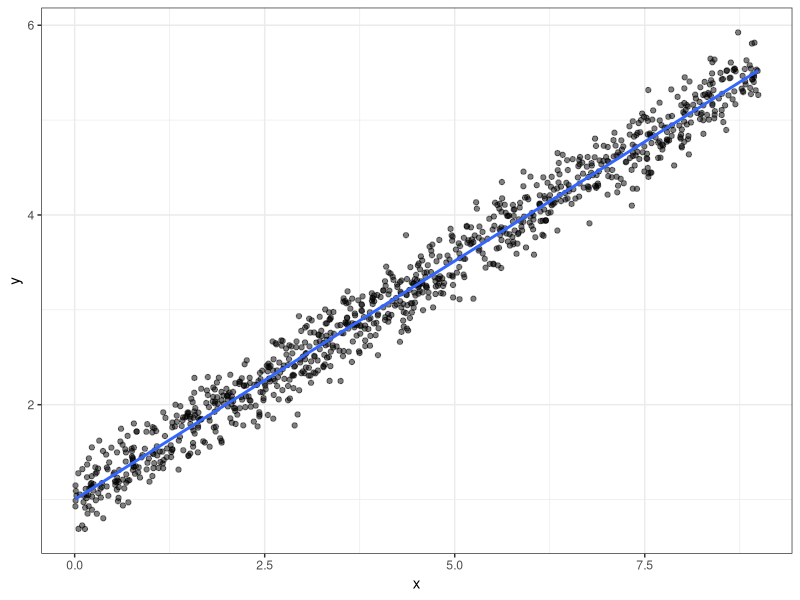
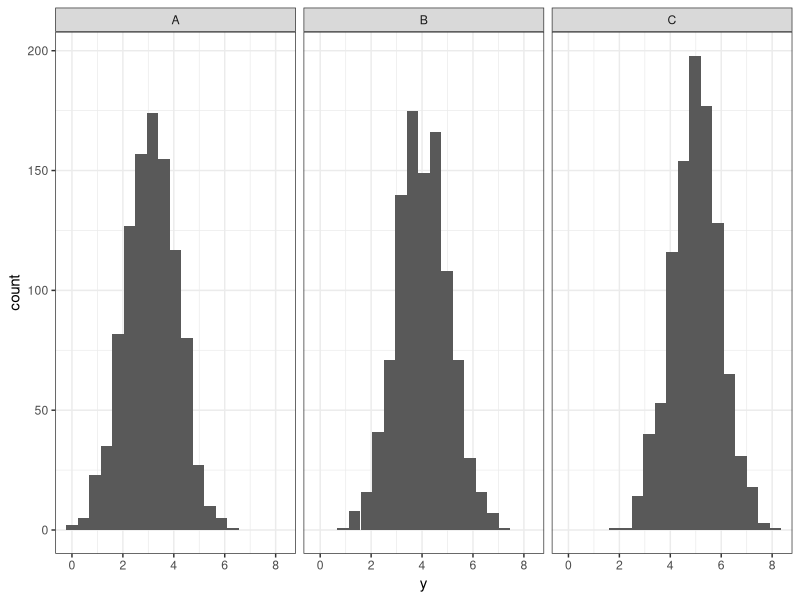
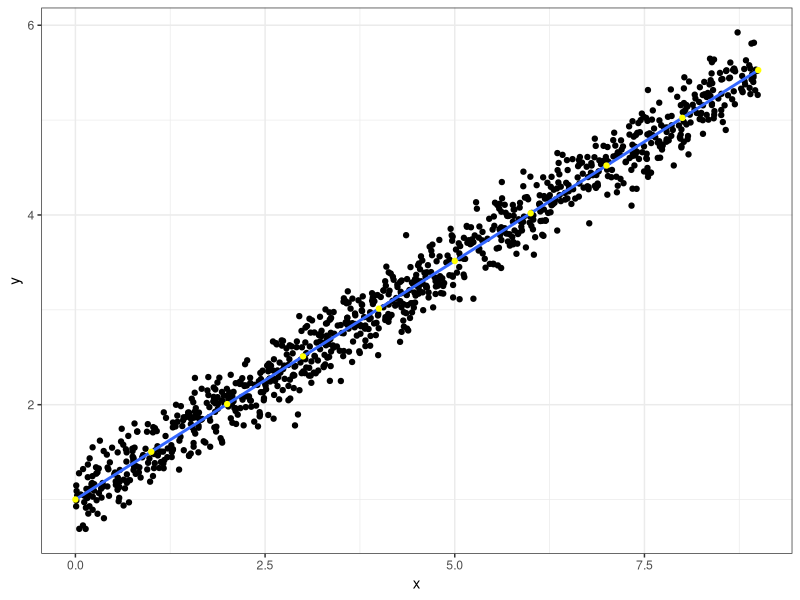
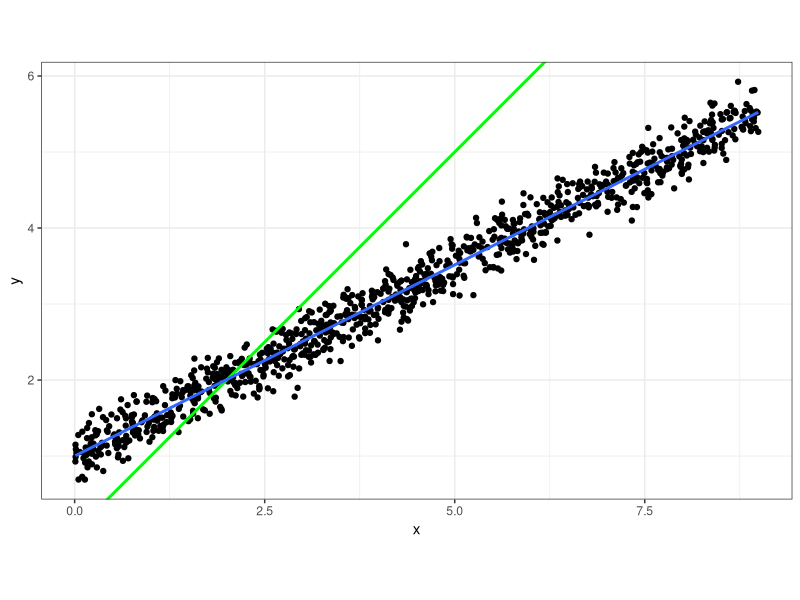
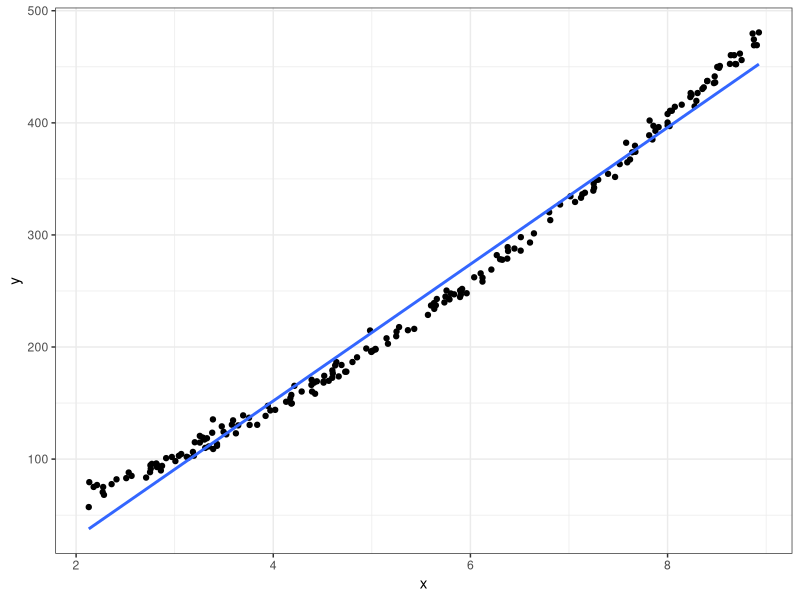
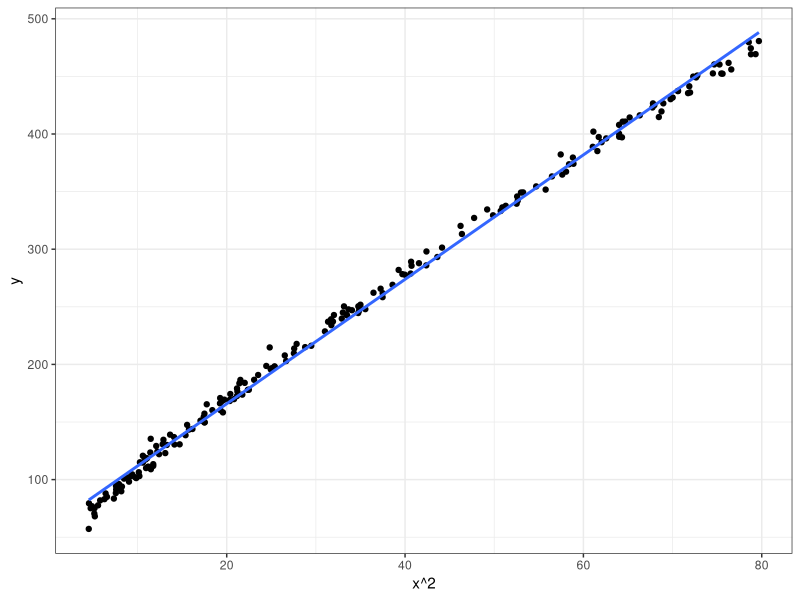
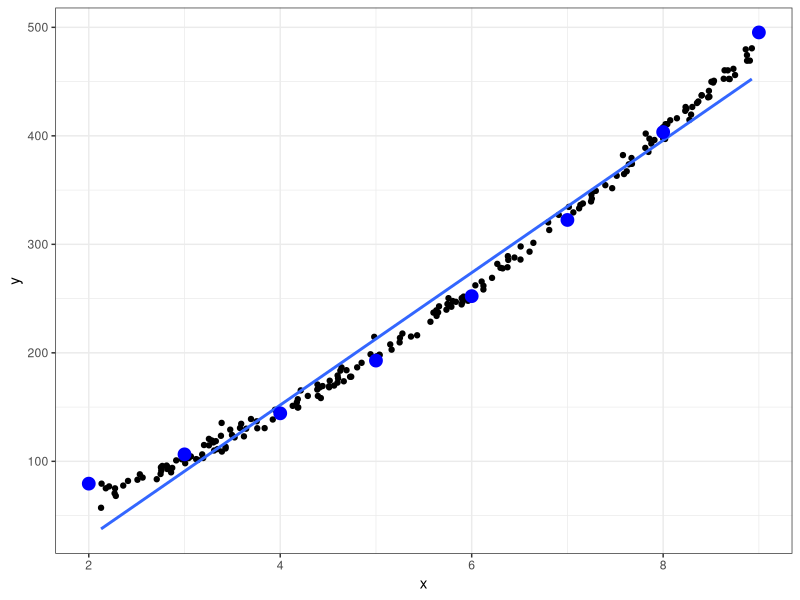
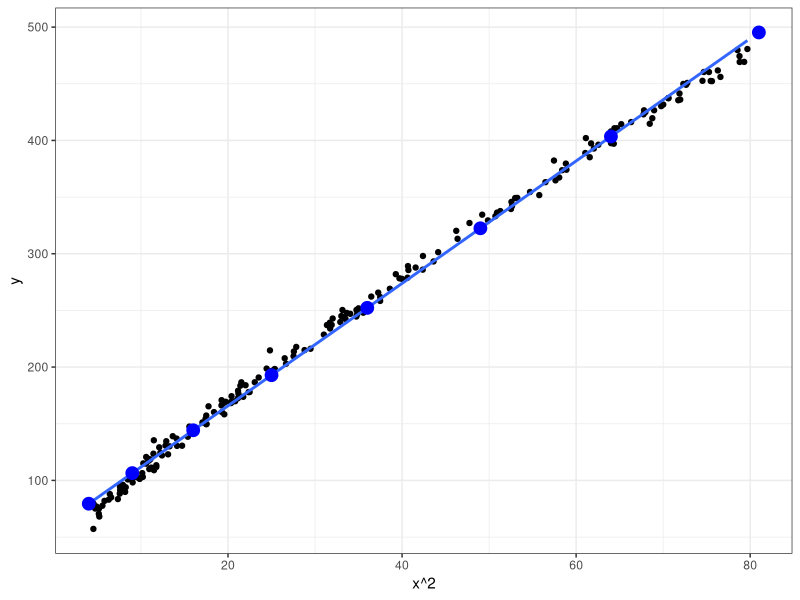

Generate these figures, in order, with R:
# Introduction to regressiOn in R
library(ggplot2)
library(dplyr)

old <- theme_set(theme_bw())
#theme_set(old)

## Simple Linear Regression

n <- 1000
x_1 <- runif(n, 0, 9)
y_1 <- 1 + 0.5*x_1 + rnorm(n, sd = .2)
df <- data.frame(x = x_1, y = y_1)
df
df[['x']]
df[['y']]

ggplot(df, aes(x, y)) + geom_point(alpha = 0.5) + geom_smooth(method = 'lm', se = FALSE)

model <- lm(y ~ x, df)
model

## Simple Linear Regression continuous vs category

n <- 1000
x_2 <- rep(c('A', 'B', 'C'), each = n)
y_2 <- c(rnorm(n, mean = 3), rnorm(n, mean = 4), rnorm(n, mean = 5))
df_2 <- data.frame(x = x_2, y = y_2)

ggplot(df_2, aes(y)) + geom_histogram(bins = 19) + facet_wrap(vars(x))

model_df_2_manual <- df_2 %>% group_by(x) %>% summarise(y_bar = mean(y))
model_df_2_manual

model_df_2 <- lm(y ~ x + 0, df_2)
model_df_2

## Linear Regression + fited points

df_fited <- tibble(x = 0:9)
df_fited <- df_fited %>% mutate(y = predict(model, df_fited))
df_fited

ggplot(df, aes(x, y)) + 
  geom_point() + 
  geom_smooth(method = "lm", se = FALSE) + 
  geom_point(data = df_fited, color = 'yellow')

## Regression to de mean

ggplot(df, aes(x, y)) +
  geom_point() +
  geom_abline(color = 'green', size = 1) +
  coord_fixed() +
  geom_smooth(method = 'lm', se = FALSE)

predict(model, data.frame(x = 1)) # predicted y > x

predict(model, data.frame(x = 3)) # predicted y < x

## Transforming variables y ~ x^2
n <- 200
x_3 <- runif(n, 2, 9)
y_3 <- 4*(x_3 + 2)^2 + 2 + rnorm(n, sd = 5)
df_3 <- data.frame(x = x_3, y = y_3)

ggplot(df_3, aes(x, y)) +
  geom_point()+
  geom_smooth(method = 'lm', se = FALSE)

ggplot(df_3, aes(x^2, y)) +
  geom_point() +
  geom_smooth(method = 'lm', se = FALSE)

model_df_3 <- lm(y ~ I(x^2), df_3)
model_df_3

df_3_x <- data.frame(x = 2:9)
df_3_predict <- df_3_x %>%
  mutate(y = predict(model_df_3, df_3_x))
df_3_predict

ggplot(df_3, aes(x, y)) + 
  geom_point() + 
  geom_smooth(method = 'lm', se = FALSE) + 
  geom_point(data = df_3_predict, color = 'blue', size = 4)

ggplot(df_3, aes(x^2, y)) + 
  geom_point() + 
  geom_smooth(method = 'lm', se = FALSE) + 
  geom_point(data = df_3_predict, color = 'blue', size = 4)

## Transforming variables y^0.5 ~ x^0.5
n <- 400
t <- runif(n, 0, 10)
x_4 <- t^2
y_4 <- abs(x_4 + rnorm(n, sd = 3))
df_4 <- data.frame(x = x_4, y = y_4)

ggplot(df_4, aes(x, y)) +
  geom_point()+
  geom_smooth(method = 'lm', se = FALSE)

ggplot(df_4, aes(sqrt(x), sqrt(y))) +
  geom_point()+
  geom_smooth(method = 'lm', se = FALSE)

model_df_4 <- lm(sqrt(y) ~ sqrt(x), df_4)
model_df_4

df_4_x <- data.frame(x = 1:9)
df_4_predict <- df_4_x %>%
  mutate(sqr_y = predict(model_df_4, df_4_x), y = sqr_y^2)
df_4_predict

ggplot(df_4, aes(x, y)) + 
  geom_point() + 
  geom_smooth(method = 'lm', se = FALSE) + 
  geom_point(data = df_4_predict, color = 'blue', size = 4)

ggplot(df_4, aes(sqrt(x), sqrt(y))) + 
  geom_point() + 
  geom_smooth(method = 'lm', se = FALSE) + 
  geom_point(data = df_4_predict, color = 'blue', size = 4)

## Coefficient of determination (coeficiente de coorelación)

summary(model)
summary(model_df_2)
summary(model_df_3)
summary(model_df_4)

library(broom)
model %>% glance()
model_df_2 %>% glance()
model_df_3 %>% glance()
model_df_4 %>% glance()

summary(model)
cor(df[['x']], df[['y']])^2

## RSE

model %>% glance %>% pull(sigma)

df %>%
  mutate(residuals_sqrt = residuals(model)^2) %>%
  summarize(
    sum_residuals_sqrt = sum(residuals_sqrt),
    deg_freedom = n() - 2,
    rse = sqrt(sum_residuals_sqrt/deg_freedom)
  )  

## RMSE

df %>%
  mutate(residuals_sqrt = residuals(model)^2) %>%
  summarize(
    sum_residuals_sqrt = sum(residuals_sqrt),
    n_obs = n(),
    rmse = sqrt(sum_residuals_sqrt/n_obs)
  )

## 1 residual vs fitted values
## 2 Q-Q plot
## 3 scale-location

library(ggfortify)
autoplot(model, which = 1)
autoplot(model, which = 2)
autoplot(model, which = 1:3)

autoplot(model_df_3, which = 1:3, nrow = 3, ncol = 1)

## Outliers

n <- 50
x_5 <- runif(n, 1, 9)
y_5 <- 1 + 0.5*x_5 + rnorm(n, sd = .25)
df_5 <- data.frame(x = x_5, y = y_5)
ggplot(df_5, aes(x, y)) + geom_point() + geom_smooth(method = 'lm', se = FALSE)
df_5_out <- data.frame(x = c(1, 9, 12), y = c(4, 4, 6))
df_5_mod <- rbind(df_5, df_5_out)
ggplot(df_5_mod, aes(x, y)) + geom_point() + geom_smooth(method = 'lm', se = FALSE)

### Leverage 

model_df_5 <- lm(y ~ x, df_5_mod)

hatvalues(model_df_5)

augment(model_df_5)
augment(model_df_5) %>% pull(.hat)
model_df_5 %>%
  augment() %>%
  select(x, y, leverage = .hat) %>%
  arrange(desc(leverage)) %>%
  head()

### Influence (Cook's distance)

cooks.distance(model_df_5)

augment(model_df_5) %>% pull(.cooksd)
model_df_5 %>%
  augment() %>%
  select(x, y, cooksd = .cooksd) %>%
  arrange(desc(cooksd)) %>%
  head()

ggplot(df_5_mod, aes(x, y)) +
  geom_point() +
  geom_smooth(method = 'lm', se = FALSE) +
  geom_smooth(method = 'lm', se = FALSE, data = df_5, color = 'red')

autoplot(model_df_5, which = 4:6, nrow = 2, ncol = 2)
